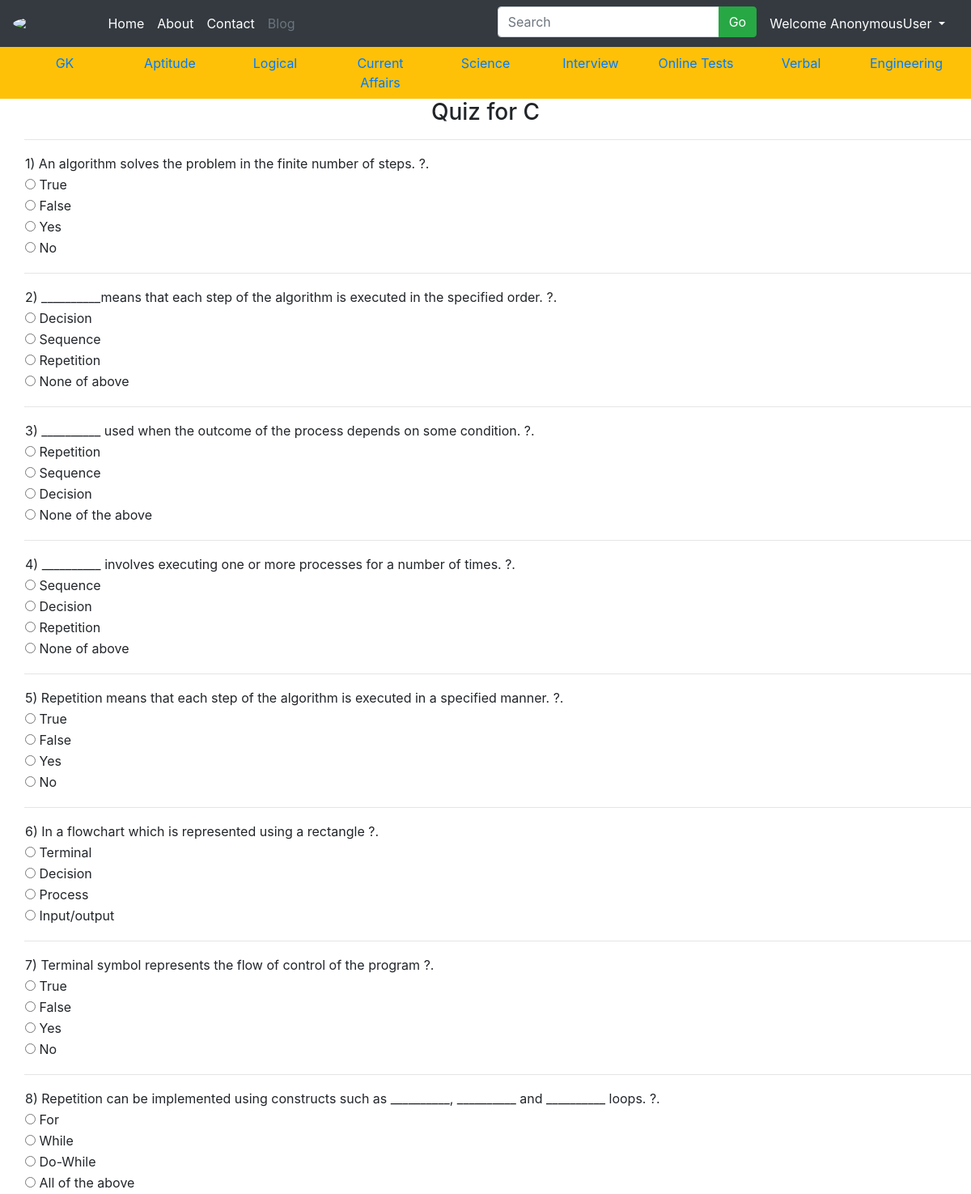
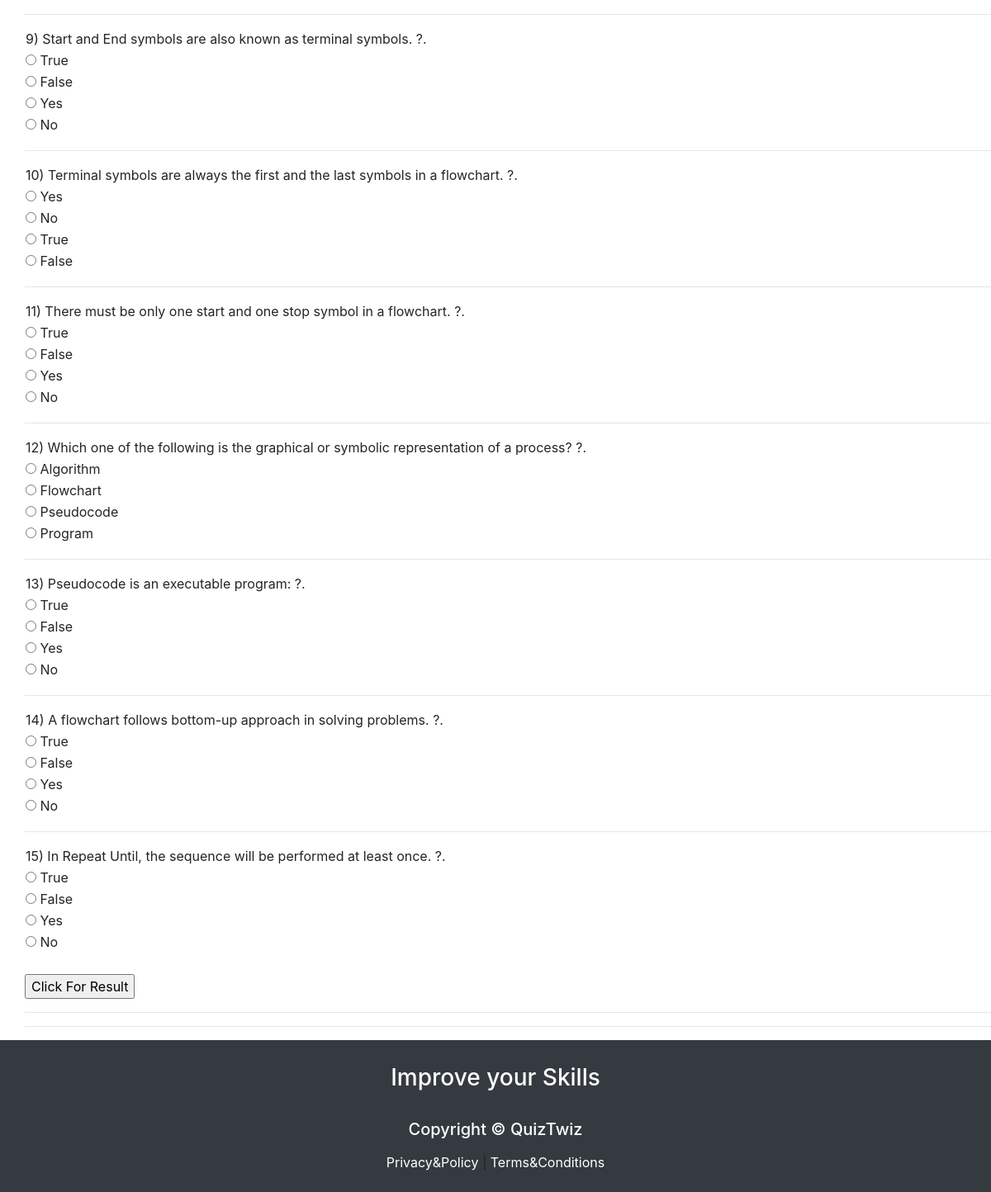
The page /c on the database its author committed (2 pictures, top to bottom).
### QuizApp/models.py (models this page shows, shortened)
class C(models.Model):
    Question = models.CharField(max_length=250)
    option1 = models.CharField(max_length=100)
    option2 = models.CharField(max_length=100)
    option3 = models.CharField(max_length=100)
    option4 = models.CharField(max_length=100)
    correctans = models.CharField(max_length=100)

### QuizApp/views.py (the view)
# urls.py: path('c', views.c, name='c-quiz'),
def c(request):
    results = C.objects.all()
    return render(request,'c.html',{'C':results})

### Templates/c.html (shortened to what this page needs)
{% extends 'base.html' %}
{% block body %}
<center>
    <h3>Quiz for C</h3>
</center>
<div style="padding-left:30px">
    {%for result in C%}
        <table>
            <tr>
                <td>{{result.Question}} ?.</td>
            </tr>
            <tr>
                <td><input type="radio" id="option1" class="rb" name="{{result.Question}}" value="{{result.option1}}"> {{result.option1}}</td>
            </tr>
            <tr>
                <td><input type="radio" id="option2" class="rb" name="{{result.Question}}" value="{{result.option2}}"> {{result.option2}}</td>
            </tr>
            <tr>
                <td><input type="radio" id="option3" class="rb" name="{{result.Question}}" value="{{result.option3}}"> {{result.option3}}</td>
            </tr>
            <tr>
                <td><input type="radio" id="option4" class="rb" name="{{result.Question}}" value="{{result.option4}}"> {{result.option4}}</td>
            </tr>
            <tr>
                <td><lable id="correctans" class="rb" style="display:none; color:green;"><b>The Correct Answer Is :{{result.correctans}}</b></lable></td>
            </tr>
            <hr>
        </table>
    {% endfor %}
    <br>
    <input type="submit" value="Click For Result" id="but1" onclick="getanswers();"/>
    <hr/>
    <hr>
</div>
{% endblock body %}

### rows shown on the page
C: Question "1) An algorithm solves the problem in the finite number of steps.", option1 "True", option2 "False", option3 "Yes", option4 "No"
C: Question "2) __________means that each step of the algorithm is executed in the specified order.", option1 "Decision", option2 "Sequence", option3 "Repetition", option4 "None of above"
C: Question "3) __________ used when the outcome of the process depends on some condition.", option1 "Repetition", option2 "Sequence", option3 "Decision", option4 "None of the above"
C: Question "4) __________ involves executing one or more processes for a number of times.", option1 "Sequence", option2 "Decision", option3 "Repetition", option4 "None of above"
C: Question "5) Repetition means that each step of the algorithm is executed in a specified manner.", option1 "True", option2 "False", option3 "Yes", option4 "No"
C: Question "6) In a flowchart which is represented using a rectangle", option1 "Terminal", option2 "Decision", option3 "Process", option4 "Input/output"
C: Question "7) Terminal symbol represents the flow of control of the program", option1 "True", option2 "False", option3 "Yes", option4 "No"
C: Question "8) Repetition can be implemented using constructs such as __________, __________ and __________ loops.", option1 "For", option2 "While", option3 "Do-While", option4 "All of the above"
C: Question "9) Start and End symbols are also known as terminal symbols.", option1 "True", option2 "False", option3 "Yes", option4 "No"
C: Question "10) Terminal symbols are always the first and the last symbols in a flowchart.", option1 "Yes", option2 "No", option3 "True", option4 "False"
C: Question "11) There must be only one start and one stop symbol in a flowchart.", option1 "True", option2 "False", option3 "Yes", option4 "No"
C: Question "12) Which one of the following is the graphical or symbolic representation of a process?", option1 "Algorithm", option2 "Flowchart", option3 "Pseudocode", option4 "Program"
C: Question "13) Pseudocode is an executable program:", option1 "True", option2 "False", option3 "Yes", option4 "No"
C: Question "14) A flowchart follows bottom-up approach in solving problems.", option1 "True", option2 "False", option3 "Yes", option4 "No"
C: Question "15) In Repeat Until, the sequence will be performed at least once.", option1 "True", option2 "False", option3 "Yes", option4 "No"

### other values the page prints
{{ request.user }} "AnonymousUser"
